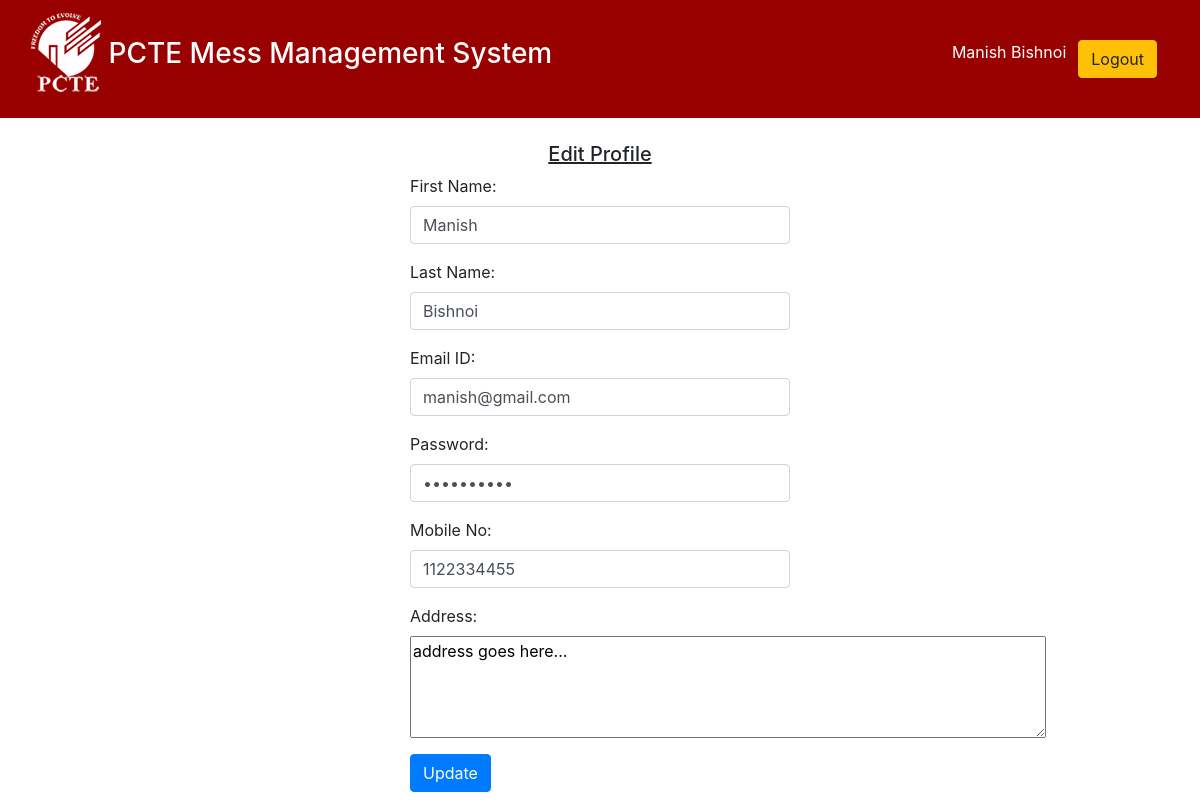
The page /edit_profile.php (signed in) on the database its author committed.
### tables this page shows
CREATE TABLE `users` (
  `sno` int(11) NOT NULL,
  `fname` varchar(100) NOT NULL,
  `lname` varchar(100) NOT NULL,
  `email` varchar(100) NOT NULL,
  `password` varchar(100) NOT NULL,
  `mobile` bigint(12) NOT NULL,
  `address` varchar(250) NOT NULL,
  `fee_status` int(11) NOT NULL
);

### edit_profile.php (the view, shortened to what this page needs)
<?php
  include('includes/header.php');
  if(isset($_SESSION['email'])){
  include('includes/connection.php');
  $fname = "";
  $lname = "";
  $email = "";
  $password = "";
  $mobile = "";
  $address = "";
  $query = "select * from users where sno = '$_SESSION[uid]'";
  $query_run = mysqli_query($connection,$query);
  while($row = mysqli_fetch_assoc($query_run)){
    $fname = $row['fname'];
    $lname = $row['lname'];
    $email = $row['email'];
    $password = $row['password'];
    $mobile = $row['mobile'];
    $address = $row['address'];
  }
?>
<!DOCTYPE html>
<html lang="en" dir="ltr">
  <head>
  </head>
  <body>
    <div class="row">
      <div class="col-md-4 m-auto"><br>
        <center><h5><u>Edit Profile</u></h5></center>
        <form action="" method="POST">
          <div class="form-group">
            <label for="name">First Name:</label>
            <input type="text" class="form-control" name="fname" id="fname" value="<?php echo $fname; ?>" required="">
          </div>
          <div class="form-group">
            <label for="name">Last Name:</label>
            <input type="text" class="form-control" name="lname" value="<?php echo $lname; ?>" id="lname" required="">
          </div>
          <div class="form-group">
            <label for="name">Email ID:</label>
            <input type="email" class="form-control" name="email" value="<?php echo $email; ?>" id="email" required="">
          </div>
          <div class="form-group">
            <label for="name">Password:</label>
            <input type="password" class="form-control" name="password" value="<?php echo $password; ?>" id="password" required="">
          </div>
          <div class="form-group">
            <label for="name">Mobile No:</label>
            <input type="text" class="form-control" name="mobile" value="<?php echo $mobile; ?>" id="mobile" required="">
          </div>
          <div class="form-group">
            <label>Address:</label>
            <textarea name="address" rows="4" cols="60" id="address"><?php echo $address; ?></textarea>
          </div>
          <button type="submit" class="btn btn-primary" name="update">Update</button>&nbsp;&nbsp;
        </form>
      </div>
    </div>
  </body>
</html>
<?php }
else{
  header('location:index.php');
}

### rows shown on the page
users: fname "Manish", lname "Bishnoi", email "manish@gmail.com", mobile "1122334455", address "address goes here..."

### other values the page prints
$_SESSION['fname'] "Manish"
$_SESSION['lname'] "Bishnoi"
